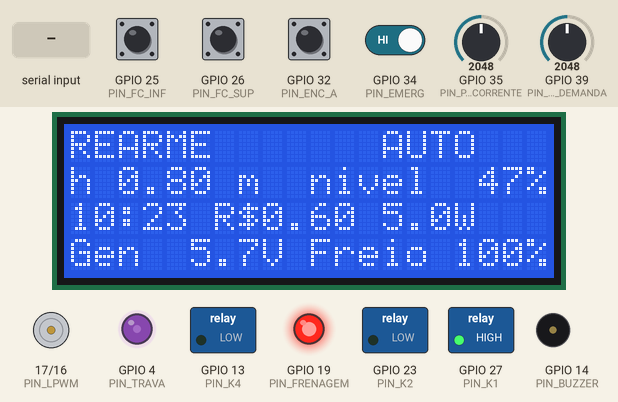
A sketch run on a simulated ESP32. Parts: 20×4 character LCD, motor-driver pin pairs drawn as motors (green arrow = first pin HIGH = forward, orange = second pin HIGH = backward, longer = more drive, scaled by the enable pin), switched loads named in the sketch (green lamp = pin HIGH), output pins drawn as LEDs (lit = HIGH), buzzer (waves = sounding, pin HIGH). The test bench sets the inputs (shaded band); at power-on: GPIO 32 (PIN_ENC_A), GPIO 34 (PIN_EMERG) HIGH, GPIO 25 (PIN_FC_INF), GPIO 26 (PIN_FC_SUP) LOW, GPIO 35 (PIN_POT_CORRENTE) = 2048, GPIO 39 (PIN_POT_DEMANDA) = 2048. The local clock reads 2024-03-15 10:24:30 at power-on unless the sketch sets it; what the sketch prints to the serial monitor is not drawn.

Above: at 1.2 s.
1.3 s: GPIO 25 (PIN_FC_INF) pulled HIGH for 0.15 s
At 3.7 s:
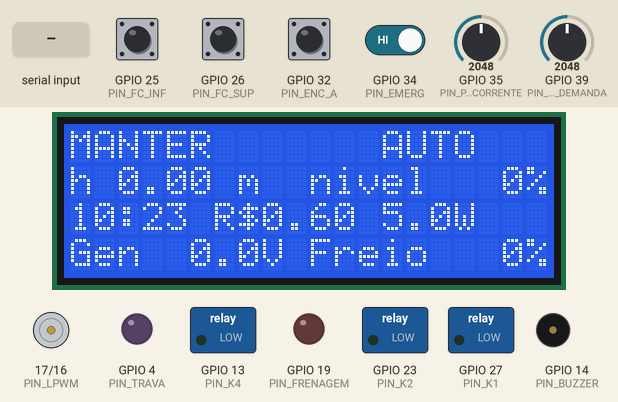
3.9 s: GPIO 35 (PIN_POT_CORRENTE) set to 2430
6.7 s: GPIO 35 (PIN_POT_CORRENTE) set to 2526
At 7.93 s:
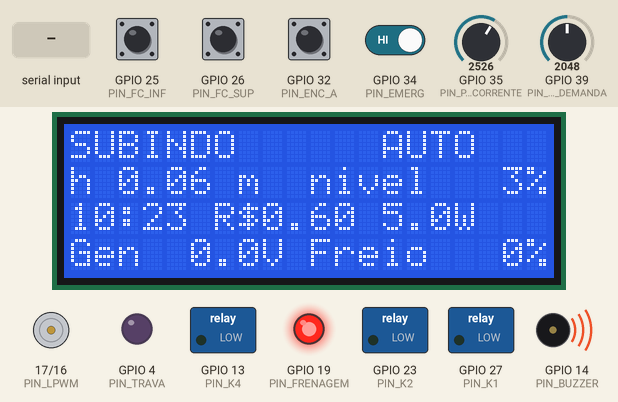
9.2 s: "s90\n" received over Serial
At 10.93 s:
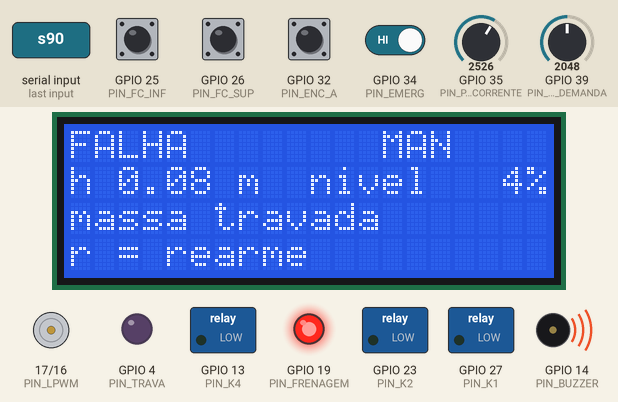
12.0 s: "r\n" received over Serial
At 13.8 s:
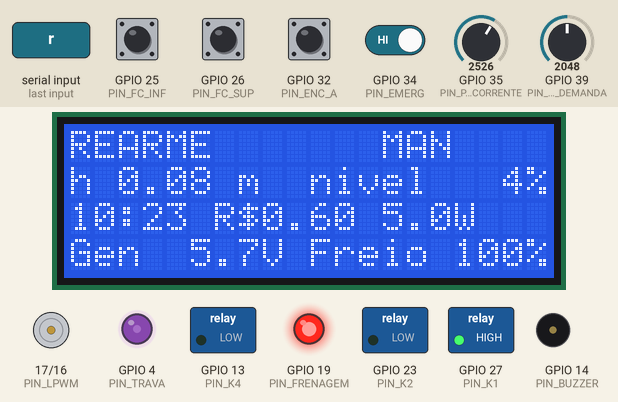
14.1 s: GPIO 34 (PIN_EMERG) driven LOW
At 15.93 s:
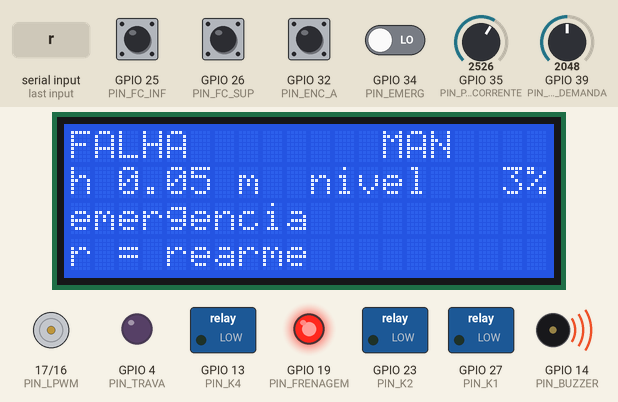
Timing chart, 0 to 17.2 s (numbered marks = the images above; inputs shaded):
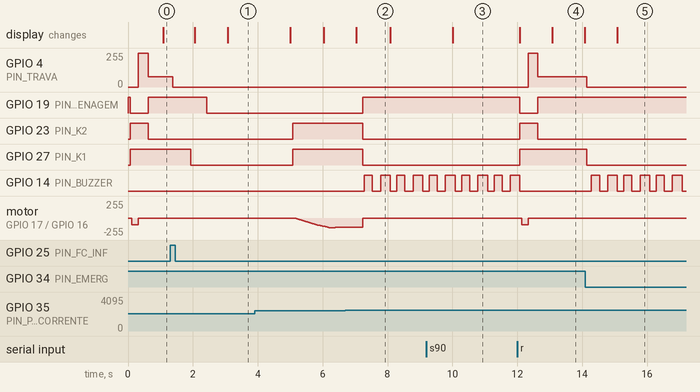

Measured:
- the behaviour switches between 2457 and 2458 on GPIO 35 (PIN_POT_CORRENTE) (found by bisection; images 1 and 2)
- after the input at 1.3 s, GPIO 4 (PIN_TRAVA): 77/255 → 0/255 after 0.08 s; GPIO 19 (PIN_FRENAGEM): HIGH → LOW after 1.1 s; GPIO 27 (PIN_K1): HIGH → LOW after 0.64 s; the display: first changes after 0.77 s (image 1 shows a later state)
- after the input at 6.7 s, GPIO 19 (PIN_FRENAGEM): LOW → HIGH after 0.53 s; GPIO 23 (PIN_K2), GPIO 27 (PIN_K1): HIGH → LOW after 0.53 s; GPIO 14 (PIN_BUZZER): alternates HIGH for 0.27 s and LOW for 0.25 s, starting after 0.58 s; motor on GPIO 17 (PIN_LPWM) / GPIO 16 (PIN_RPWM): backward 141/255 → stopped after 0.53 s
- after the input at 9.2 s, the display: changes after 0.82 s (image 3)
- after the input at 12.0 s, GPIO 4 (PIN_TRAVA): 0/255 → 255/255 after 0.33 s, → 77/255 0.30 s later; GPIO 19 (PIN_FRENAGEM): HIGH → LOW after 0.08 s, → HIGH 0.55 s later
- after the input at 14.1 s, GPIO 4 (PIN_TRAVA): 77/255 → 0/255 after 0.03 s instead of 2.2 s; GPIO 27 (PIN_K1): HIGH → LOW after 0.03 s instead of 2.7 s; GPIO 14 (PIN_BUZZER): alternates HIGH for 0.27 s and LOW for 0.25 s, starting after 0.18 s; the display: changes after 0.98 s (image 5)
- what the display in image 2 shows lasts 1.1 s, from 7.0 s to 8.1 s

The sketch:

sketch.ino
```cpp
// Bateria gravitacional - ESP32 (Wokwi e prototipo real)
//
// Mesma pinagem do circuito real. Com SIMULACAO 1 (Wokwi), a massa e o
// gerador viram uma "planta virtual" calculada no codigo, os INA226 sao
// trocados por potenciometros e os sinais de potencia acendem LEDs.
// Com SIMULACAO 0, o codigo le encoder, INA226 e DS3231 de verdade.
//
// Comandos pelo Monitor Serial (115200):
//   a = automatico (fuzzy)   s = subir   d = descer   p = parar   r = rearme
//   h19 = forca a hora em 19 h (teste do fuzzy)   hx = volta a hora do RTC

#define SIMULACAO 1

#include <Wire.h>
#include <LiquidCrystal_I2C.h>
#include <RTClib.h>

// ---------- pinos (iguais ao circuito real) ----------
const uint8_t PIN_TRAVA = 4;      // solenoide (PWM hit-and-hold)
const uint8_t PIN_K4 = 13;        // rele de sondagem da USB
const uint8_t PIN_BUZZER = 14;
const uint8_t PIN_RPWM = 16;      // BTS7960: subir
const uint8_t PIN_LPWM = 17;      // BTS7960: descer (so rearme e teste)
const uint8_t PIN_EN = 18;        // BTS7960: R_EN e L_EN
const uint8_t PIN_FRENAGEM = 19;  // MOSFET da carga de frenagem
const uint8_t PIN_K2 = 23;        // rele de modo (2 canais)
const uint8_t PIN_FC_INF = 25;    // ALTO = acionado
const uint8_t PIN_FC_SUP = 26;    // ALTO = acionado
const uint8_t PIN_K1 = 27;        // rele de corte
const uint8_t PIN_ENC_A = 32;
const uint8_t PIN_ENC_B = 33;
const uint8_t PIN_EMERG = 34;     // ALTO = emergencia solta
#if SIMULACAO
const uint8_t PIN_POT_CORRENTE = 35;  // no lugar do INA226 n. 1 (0 a 5 A)
const uint8_t PIN_POT_DEMANDA = 39;   // no lugar do INA226 n. 3 (0 a 10 W)
#endif

// Modulo de 4 reles do prototipo: ativo em BAIXO. Rele do Wokwi: ativo em ALTO.
#if SIMULACAO
const uint8_t RELE_LIGA = HIGH;
#else
const uint8_t RELE_LIGA = LOW;
#endif

// ---------- parametros do prototipo ----------
const float CURSO = 1.70;          // m, posicao do fim de curso superior
const float FOLGA_TOPO = 0.02;     // m de folga mecanica acima dele (alivio da trava)
const float V_SUBIDA = 0.05;       // m/s
const float V_MAX_SUBIDA = 0.09;   // m/s com PWM 100 %
const float V_LIMITE = 0.10;       // m/s, acima disso e falha
const float V_ALVO_MIN = 0.03;     // m/s
const float V_ALVO_MAX = 0.08;     // m/s
const float V_FREIO_TOTAL = 0.025; // m/s com frenagem em 100 % (11 ohm)
const float KE_MASSA = 253.0;      // V por m/s de massa (Ke 0,076 x 100:1 / r)
const float V_GEN_MAX = 28.0;      // V
const float I_TRAVADO = 3.0;       // A
const float ALIVIO_TRAVA = 0.003;  // m que a massa sobe para soltar a lingueta
const float MM_POR_PULSO = 0.0393; // encoder 600 pulsos x4, tambor 60 mm, talha 2:1
const int TRAVA_PUXA = 255;        // PWM do solenoide nos primeiros 300 ms
const int TRAVA_SEGURA = 77;       // 30 %
const unsigned long T_PUXA = 300;  // ms

// Tarifa por posto horario (R$/kWh). Valores de exemplo: no prototipo
// real vem do painel (topico grav/tarifas).
const float TARIFA_FORA = 0.60;
const float TARIFA_INTER = 0.90;
const float TARIFA_PONTA = 1.40;

const unsigned long T_CONTROLE = 50;   // ms
const unsigned long T_FUZZY = 5000;    // ms
const unsigned long T_TELA = 1000;     // ms

LiquidCrystal_I2C lcd(0x27, 20, 4);
#if SIMULACAO
RTC_DS1307 rtc;   // o Wokwi tem DS1307; no prototipo e DS3231
#else
RTC_DS3231 rtc;
#endif

enum Estado { MANTER, SUBINDO, PREP_DESCIDA, DESCENDO, PARANDO, FALHA, REARME };
const char *NOME_ESTADO[] = {"MANTER", "SUBINDO", "PREP_DESCIDA", "DESCENDO", "PARANDO", "FALHA", "REARME"};

enum Modo { AUTOMATICO, MANUAL };

Estado estado = REARME;
Modo modo = AUTOMATICO;
uint8_t etapa = 0;              // passo dentro de PREP_DESCIDA e REARME
unsigned long inicioEtapa = 0;
const char *motivoFalha = "";

float h = 0.80;                 // altura da massa (m), desconhecida no boot
float v = 0.0;                  // velocidade (m/s), positiva para cima
bool posicaoConhecida = false;

// atuadores
bool k1 = false, k2 = false, k4 = false, travaLiberada = false;
unsigned long ultSonda = 0;
unsigned long inicioTrava = 0;
int pwmMotor = 0;               // 0 a 255, so na subida
float frenagem = 0.0;           // 0 a 1
float alvoDescida = V_ALVO_MIN; // m/s
float hInicioAlivio = 0.0;
int ticksTravado = 0;

// leituras
float corrente = 0, hora = 0, demanda = 0, tarifa = 0, vGen = 0;
float horaForcada = -1;
float comandoFuzzy = 0;

volatile long pulsos = 0;

unsigned long ultControle = 0, ultFuzzy = 0, ultTela = 0;

// =====================================================================
// PWM (LEDC), compativel com o core 2.x e 3.x do ESP32
// =====================================================================
void pwmIniciar(uint8_t pino, uint8_t canal, uint32_t freq) {
#if ESP_ARDUINO_VERSION_MAJOR >= 3
  (void)canal;
  ledcAttach(pino, freq, 8);
#else
  ledcSetup(canal, freq, 8);
  ledcAttachPin(pino, canal);
#endif
}

void pwmEscrever(uint8_t pino, uint8_t canal, int duty) {
#if ESP_ARDUINO_VERSION_MAJOR >= 3
  (void)canal;
  ledcWrite(pino, duty);
#else
  (void)pino;
  ledcWrite(canal, duty);
#endif
}

const uint8_t CANAL_RPWM = 0, CANAL_LPWM = 1, CANAL_FRENAGEM = 2, CANAL_TRAVA = 3;

void rele(uint8_t pino, bool ligado) {
  digitalWrite(pino, ligado ? RELE_LIGA : !RELE_LIGA);
}

// =====================================================================
// Fuzzy (Mamdani, AND = min, OR = max, centroide)
// =====================================================================
float trap(float x, float a, float b, float c, float d) {
  if (x >= b && x <= c) return 1.0;
  if (x < b) return (x <= a) ? 0.0 : (x - a) / (b - a);
  return (x >= d) ? 0.0 : (d - x) / (d - c);
}
float tri(float x, float a, float b, float c) { return trap(x, a, b, b, c); }

float saidaDescer(float y)  { return trap(y, -100, -100, -80, -50); }
float saidaParcial(float y) { return tri(y, -70, -40, -10); }
float saidaManter(float y)  { return tri(y, -25, 0, 25); }
float saidaSubir(float y)   { return trap(y, 40, 70, 100, 100); }

float centroide(float aDescer, float aParcial, float aManter, float aSubir) {
  float soma = 0, somaPeso = 0;
  for (int y = -100; y <= 100; y += 2) {
    float mu = max(max(min(aDescer, saidaDescer(y)), min(aParcial, saidaParcial(y))),
                   max(min(aManter, saidaManter(y)), min(aSubir, saidaSubir(y))));
    soma += mu * y;
    somaPeso += mu;
  }
  return somaPeso > 0 ? soma / somaPeso : 0;
}

float maxSubir = 1, maxDescer = 1;  // normalizacao do centroide

float fuzzy(float tar, float nivel, float dem) {
  tar = constrain(tar, 0.0f, 2.0f);
  nivel = constrain(nivel, 0.0f, 100.0f);
  dem = constrain(dem, 0.0f, 10.0f);

  float tb = trap(tar, 0, 0, 0.6, 0.8);
  float tm = tri(tar, 0.6, 0.9, 1.2);
  float ta = trap(tar, 0.9, 1.2, 2, 2);
  float nb = trap(nivel, 0, 0, 20, 45);
  float nm = tri(nivel, 20, 50, 95);
  float na = trap(nivel, 60, 95, 100, 100);
  float db = trap(dem, 0, 0, 0.3, 1);
  float dm = tri(dem, 0.3, 1.5, 3);
  float da = trap(dem, 2, 4, 10, 10);

  float aSubir = 0, aManter = 0, aParcial = 0, aDescer = 0;
  aSubir = max(aSubir, min(tb, nb));                       // R1
  aSubir = max(aSubir, min(tb, nm));                       // R2
  aManter = max(aManter, min(tb, na));                     // R3
  aManter = max(aManter, min(tm, nb));                     // R4
  aManter = max(aManter, min(tm, nm));                     // R5
  aParcial = max(aParcial, min(min(tm, na), da));          // R6
  aManter = max(aManter, min(min(tm, na), max(db, dm)));   // R7
  aManter = max(aManter, min(ta, nb));                     // R8
  aParcial = max(aParcial, min(min(ta, nm), max(dm, da))); // R9
  aDescer = max(aDescer, min(min(ta, na), max(dm, da)));   // R10
  aManter = max(aManter, min(ta, db));                     // R11

  float c = centroide(aDescer, aParcial, aManter, aSubir);
  return c >= 0 ? constrain(c / maxSubir * 100, 0.0f, 100.0f)
                : constrain(c / maxDescer * 100, -100.0f, 0.0f);
}

float tarifaDaHora(float hr) {
  if (hr >= 18 && hr < 21) return TARIFA_PONTA;
  if ((hr >= 17 && hr < 18) || (hr >= 21 && hr < 22)) return TARIFA_INTER;
  return TARIFA_FORA;
}

// =====================================================================
// Atuadores
// =====================================================================
void aplicarAtuadores() {
  rele(PIN_K1, k1);
  rele(PIN_K2, k2);
  rele(PIN_K4, k4);

  int dutyTrava = 0;
  if (travaLiberada) dutyTrava = (millis() - inicioTrava < T_PUXA) ? TRAVA_PUXA : TRAVA_SEGURA;
  pwmEscrever(PIN_TRAVA, CANAL_TRAVA, dutyTrava);
  pwmEscrever(PIN_FRENAGEM, CANAL_FRENAGEM, (int)(frenagem * 255));

  bool subir = k2 && pwmMotor > 0;
  digitalWrite(PIN_EN, subir ? HIGH : LOW);
  pwmEscrever(PIN_RPWM, CANAL_RPWM, subir ? pwmMotor : 0);
  pwmEscrever(PIN_LPWM, CANAL_LPWM, 0);
}

void liberarTrava() {
  if (!travaLiberada) inicioTrava = millis();
  travaLiberada = true;
}

void estadoSeguro() {
  pwmMotor = 0;
  travaLiberada = false;
  frenagem = 1.0;
  k2 = false;
  k1 = false;
  k4 = false;
}

void entrar(Estado novo) {
  estado = novo;
  etapa = 0;
  inicioEtapa = millis();
  Serial.print("-> ");
  Serial.println(NOME_ESTADO[novo]);
}

void falha(const char *motivo) {
  if (estado == FALHA) return;
  motivoFalha = motivo;
  estadoSeguro();
  entrar(FALHA);
  Serial.print("FALHA: ");
  Serial.println(motivo);
}

// =====================================================================
// Medicoes
// =====================================================================
#if SIMULACAO
// Planta virtual: substitui a massa, o gerador e o encoder
void atualizarPlanta(float dt) {
  float vDesejada = 0;
  bool energia = k1 && digitalRead(PIN_EMERG) == HIGH;

  if (k2 && energia && pwmMotor > 0) {
    vDesejada = V_MAX_SUBIDA * pwmMotor / 255.0;
  } else if (!k2 && travaLiberada) {
    // Motor como gerador: mais frenagem e mais carga na USB = mais freio
    float freio = constrain(frenagem + demanda / 20.0f, 0.2f, 1.0f);
    vDesejada = -V_FREIO_TOTAL / freio;
  }

  v += (vDesejada - v) * 0.3;  // inercia
  if (v < 0 && !travaLiberada) v = 0;  // a lingueta segura a descida
  h += v * dt;
  if (h < 0) { h = 0; if (v < 0) v = 0; }
  if (h > CURSO + FOLGA_TOPO) { h = CURSO + FOLGA_TOPO; if (v > 0) v = 0; }

  vGen = (!k2 && v < 0) ? -v * KE_MASSA : 0;
}

void lerSensores(float dt) {
  corrente = analogRead(PIN_POT_CORRENTE) * 5.0 / 4095.0;
  demanda = analogRead(PIN_POT_DEMANDA) * 10.0 / 4095.0;
  atualizarPlanta(dt);
}
#else
// Prototipo real: ver a secao "Circuito real" do documento.
// Altura pelo encoder (troque por ESP32Encoder para usar o PCNT),
// corrente e demanda pelos INA226 (0x40 e 0x44), tensao gerada pelo 0x41.
float hAnterior = 0;
void lerSensores(float dt) {
  noInterrupts();
  long p = pulsos;
  interrupts();
  h = p * MM_POR_PULSO / 1000.0;
  v = (h - hAnterior) / dt;
  hAnterior = h;
  // corrente = ina1.readCurrent(); vGen = ina2.readBusVoltage(); demanda = ina3.readPower();
}
#endif

bool fimInferior() { return digitalRead(PIN_FC_INF) == HIGH || (SIMULACAO && h <= 0.0005); }
bool fimSuperior() { return digitalRead(PIN_FC_SUP) == HIGH || (SIMULACAO && h >= CURSO); }

// =====================================================================
// Maquina de estados (a cada 50 ms)
// =====================================================================
void zerarPosicao() {
  h = 0;
  pulsos = 0;
  posicaoConhecida = true;
}

void controlar() {
  unsigned long agora = millis();
  unsigned long naEtapa = agora - inicioEtapa;

  // ---- protecoes ----
  if (digitalRead(PIN_EMERG) == LOW) falha("emergencia");
  if (fabs(v) > V_LIMITE) falha("velocidade alta");
  if (vGen > V_GEN_MAX) falha("tensao gerada alta");
  if (estado == SUBINDO && corrente > I_TRAVADO) {
    if (++ticksTravado >= 10) falha("massa travada");
  } else {
    ticksTravado = 0;
  }

  if (estado != MANTER) k4 = false;

  switch (estado) {
    case MANTER:
      // Sondagem: 1 s de 5 V na USB a cada 30 s para ver se ha aparelho
      if (agora - ultSonda >= 30000) ultSonda = agora;
      k4 = agora - ultSonda < 1000;
      pwmMotor = 0;
      travaLiberada = false;
      k2 = false;
      k1 = false;
      if (naEtapa > 500) frenagem = 0;
      break;

    case SUBINDO:
      if (fimSuperior()) {
        entrar(PARANDO);
        break;
      }
      k1 = true;
      frenagem = 0;
      if (!k2) {               // motor no driver, espera 50 ms
        k2 = true;
        inicioEtapa = agora;
        break;
      }
      if (naEtapa < 50) break;
      {
        int alvo = 142 + (int)(2000 * (V_SUBIDA - v));  // ~55 % + correcao
        alvo = constrain(alvo, 0, 255);
        pwmMotor += constrain(alvo - pwmMotor, -7, 7);  // rampa de ~1 s
      }
      break;

    case PREP_DESCIDA:
    case REARME:
      if (estado == REARME && etapa == 0 && fimInferior()) {
        zerarPosicao();
        estadoSeguro();
        entrar(MANTER);
        break;
      }
      if (estado == PREP_DESCIDA && fimInferior()) {
        entrar(PARANDO);
        break;
      }
      k1 = true;
      if (etapa == 0) {        // sobe 3 mm para aliviar a lingueta
        k2 = true;
        frenagem = 0;
        hInicioAlivio = h;
        etapa = 1;
        inicioEtapa = agora;
      } else if (etapa == 1) {
        pwmMotor = 100;
        if (h >= hInicioAlivio + ALIVIO_TRAVA) {
          pwmMotor = 0;        // no real: o motor segura a posicao
          liberarTrava();
          etapa = 2;
          inicioEtapa = agora;
        } else if (naEtapa > 3000) {
          falha("trava presa");
        }
      } else if (etapa == 2 && naEtapa >= T_PUXA) {
        frenagem = 1.0;        // freio ligado antes de trocar o rele
        k2 = false;            // motor no barramento gerado
        if (estado == PREP_DESCIDA) entrar(DESCENDO);
        else etapa = 3;        // rearme: desce com frenagem em 100 %
      } else if (etapa == 3) {
        frenagem = 1.0;
        if (fimInferior()) {
          zerarPosicao();
          entrar(PARANDO);
        }
      }
      break;

    case DESCENDO:
      if (fimInferior()) {
        entrar(PARANDO);
        break;
      }
      {
        // PI incremental: rapido demais -> mais frenagem
        float erro = -v - alvoDescida;
        frenagem = constrain(frenagem + 2.0f * erro, 0.0f, 1.0f);
      }
      break;

    case PARANDO:
      pwmMotor = 0;
      frenagem = 1.0;
      travaLiberada = false;   // lingueta pega o proximo dente
      if (naEtapa > 200) k2 = false;  // massa ja assentou na lingueta
      if (naEtapa > 500) entrar(MANTER);
      break;

    case FALHA:
      estadoSeguro();
      digitalWrite(PIN_BUZZER, (agora / 250) % 2);
      break;
  }

  if (estado != FALHA) digitalWrite(PIN_BUZZER, LOW);
}

// =====================================================================
// Decisao (a cada 5 s no automatico)
// =====================================================================
float nivel() { return constrain(h / CURSO * 100, 0.0f, 100.0f); }

void decidir() {
  comandoFuzzy = fuzzy(tarifa, nivel(), demanda);
  if (modo != AUTOMATICO || !posicaoConhecida) return;
  if (estado == FALHA || estado == REARME || estado == PREP_DESCIDA || estado == PARANDO) return;

  // Histerese: comeca com |comando| > 30 e continua enquanto |comando| > 10
  if (comandoFuzzy < -10) {
    alvoDescida = V_ALVO_MIN + max(-comandoFuzzy - 30, 0.0f) / 70.0f * (V_ALVO_MAX - V_ALVO_MIN);
  }
  if (estado == SUBINDO && comandoFuzzy <= 10) entrar(PARANDO);
  else if (estado == DESCENDO && comandoFuzzy >= -10) entrar(PARANDO);
  else if (estado == MANTER && comandoFuzzy > 30 && !fimSuperior()) entrar(SUBINDO);
  else if (estado == MANTER && comandoFuzzy < -30 && !fimInferior()) entrar(PREP_DESCIDA);
}

void lerComando() {
  if (!Serial.available()) return;
  String c = Serial.readStringUntil('\n');
  c.trim();
  if (c.length() == 0) return;

  if (c[0] == 'h') {
    if (c == "hx") horaForcada = -1;
    else horaForcada = constrain(c.substring(1).toFloat(), 0.0f, 23.99f);
    Serial.print("hora forcada: ");
    Serial.println(horaForcada);
    return;
  }
  switch (c[0]) {
    case 'a':
      modo = AUTOMATICO;
      Serial.println("modo automatico");
      break;
    case 's':
      modo = MANUAL;
      if (estado == MANTER && posicaoConhecida) entrar(SUBINDO);
      break;
    case 'd':
      modo = MANUAL;
      alvoDescida = 0.05;
      if (estado == MANTER && posicaoConhecida) entrar(PREP_DESCIDA);
      break;
    case 'p':
      modo = MANUAL;
      if (estado == SUBINDO || estado == DESCENDO || estado == PREP_DESCIDA) entrar(PARANDO);
      break;
    case 'r':
      if (estado == FALHA && digitalRead(PIN_EMERG) == HIGH) {
        posicaoConhecida = false;
        entrar(REARME);
      }
      break;
  }
}

// =====================================================================
// Tela e serial
// =====================================================================
void linhaLcd(uint8_t n, const char *texto) {
  char linha[21];
  snprintf(linha, sizeof(linha), "%-20s", texto);
  lcd.setCursor(0, n);
  lcd.print(linha);
}

void mostrar() {
  char b[32];
  snprintf(b, sizeof(b), "%-12s %s", NOME_ESTADO[estado], modo == AUTOMATICO ? "AUTO" : "MAN");
  linhaLcd(0, b);
  snprintf(b, sizeof(b), "h %.2f m  nivel %3d%%", h, (int)nivel());
  linhaLcd(1, b);
  if (estado == FALHA) {
    linhaLcd(2, motivoFalha);
    linhaLcd(3, "r = rearme");
  } else {
    snprintf(b, sizeof(b), "%02d:%02d R$%.2f %.1fW", (int)hora, (int)((hora - (int)hora) * 60), tarifa, demanda);
    linhaLcd(2, b);
    snprintf(b, sizeof(b), "Gen %4.1fV Freio %3d%%", vGen, (int)(frenagem * 100));
    linhaLcd(3, b);
  }

  Serial.printf("h=%.3f v=%.3f estado=%s fuzzy=%.0f hora=%.1f tarifa=%.2f dem=%.1fW gen=%.1fV freio=%d%% I=%.1fA pulsos=%ld\n",
                h, v, NOME_ESTADO[estado], comandoFuzzy, hora, tarifa, demanda, vGen,
                (int)(frenagem * 100), corrente, (long)pulsos);
}

void IRAM_ATTR contarPulso() {
  pulsos += (digitalRead(PIN_ENC_A) == digitalRead(PIN_ENC_B)) ? 1 : -1;
}

// =====================================================================
void setup() {
  // reles: nivel de desligado antes de virar saida, para nao pulsar no boot
  for (uint8_t p : {PIN_K1, PIN_K2, PIN_K4}) {
    digitalWrite(p, !RELE_LIGA);
    pinMode(p, OUTPUT);
  }
  digitalWrite(PIN_EN, LOW);
  pinMode(PIN_EN, OUTPUT);
  pinMode(PIN_BUZZER, OUTPUT);
  pinMode(PIN_EMERG, INPUT);          // GPIO 34 nao tem pull-up interno
  pinMode(PIN_FC_INF, INPUT_PULLUP);
  pinMode(PIN_FC_SUP, INPUT_PULLUP);
  pinMode(PIN_ENC_A, INPUT_PULLUP);
  pinMode(PIN_ENC_B, INPUT_PULLUP);
  attachInterrupt(digitalPinToInterrupt(PIN_ENC_A), contarPulso, CHANGE);

  pwmIniciar(PIN_RPWM, CANAL_RPWM, 20000);
  pwmIniciar(PIN_LPWM, CANAL_LPWM, 20000);
  pwmIniciar(PIN_FRENAGEM, CANAL_FRENAGEM, 5000);
  pwmIniciar(PIN_TRAVA, CANAL_TRAVA, 20000);

  estadoSeguro();
  aplicarAtuadores();

  Serial.begin(115200);
  Wire.begin(21, 22);
  lcd.init();
  lcd.backlight();
  if (!rtc.begin()) Serial.println("RTC nao encontrado");

  maxSubir = centroide(0, 0, 0, 1);
  maxDescer = -centroide(1, 0, 0, 0);

  Serial.println("Bateria gravitacional - ESP32");
  Serial.println("a=auto s=subir d=descer p=parar r=rearme h19=hora hx=hora do RTC");
  entrar(REARME);  // posicao desconhecida: desce ate o fim de curso inferior
}

void loop() {
  unsigned long agora = millis();
  lerComando();

  if (agora - ultControle >= T_CONTROLE) {
    float dt = (agora - ultControle) / 1000.0;
    ultControle = agora;

    if (horaForcada >= 0) {
      hora = horaForcada;
    } else {
      DateTime t = rtc.now();
      hora = t.hour() + t.minute() / 60.0;
    }
    tarifa = tarifaDaHora(hora);

    lerSensores(dt);
    controlar();
    aplicarAtuadores();
  }

  if (agora - ultFuzzy >= T_FUZZY) {
    ultFuzzy = agora;
    decidir();
  }

  if (agora - ultTela >= T_TELA) {
    ultTela = agora;
    mostrar();
  }
}
```
